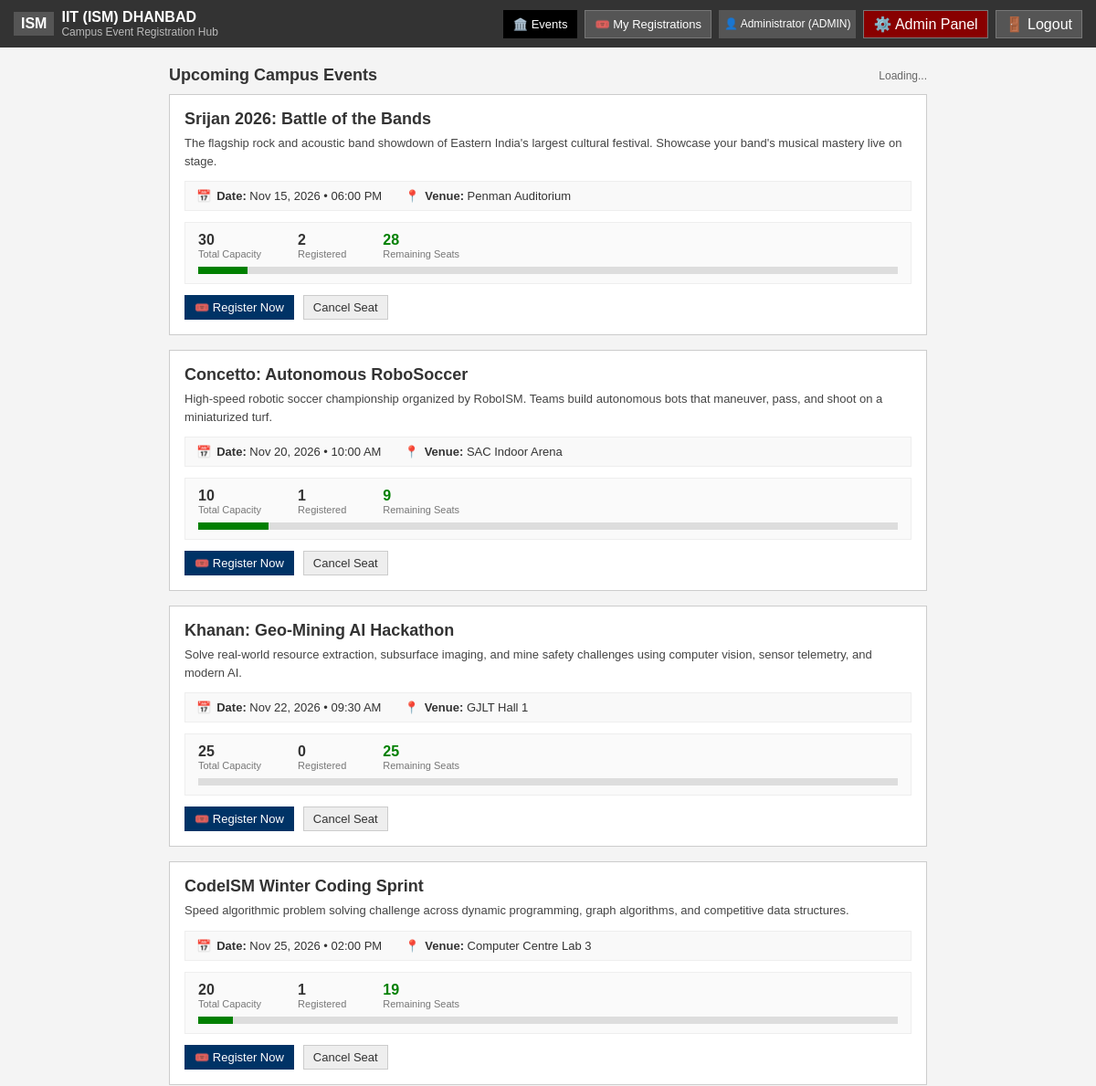
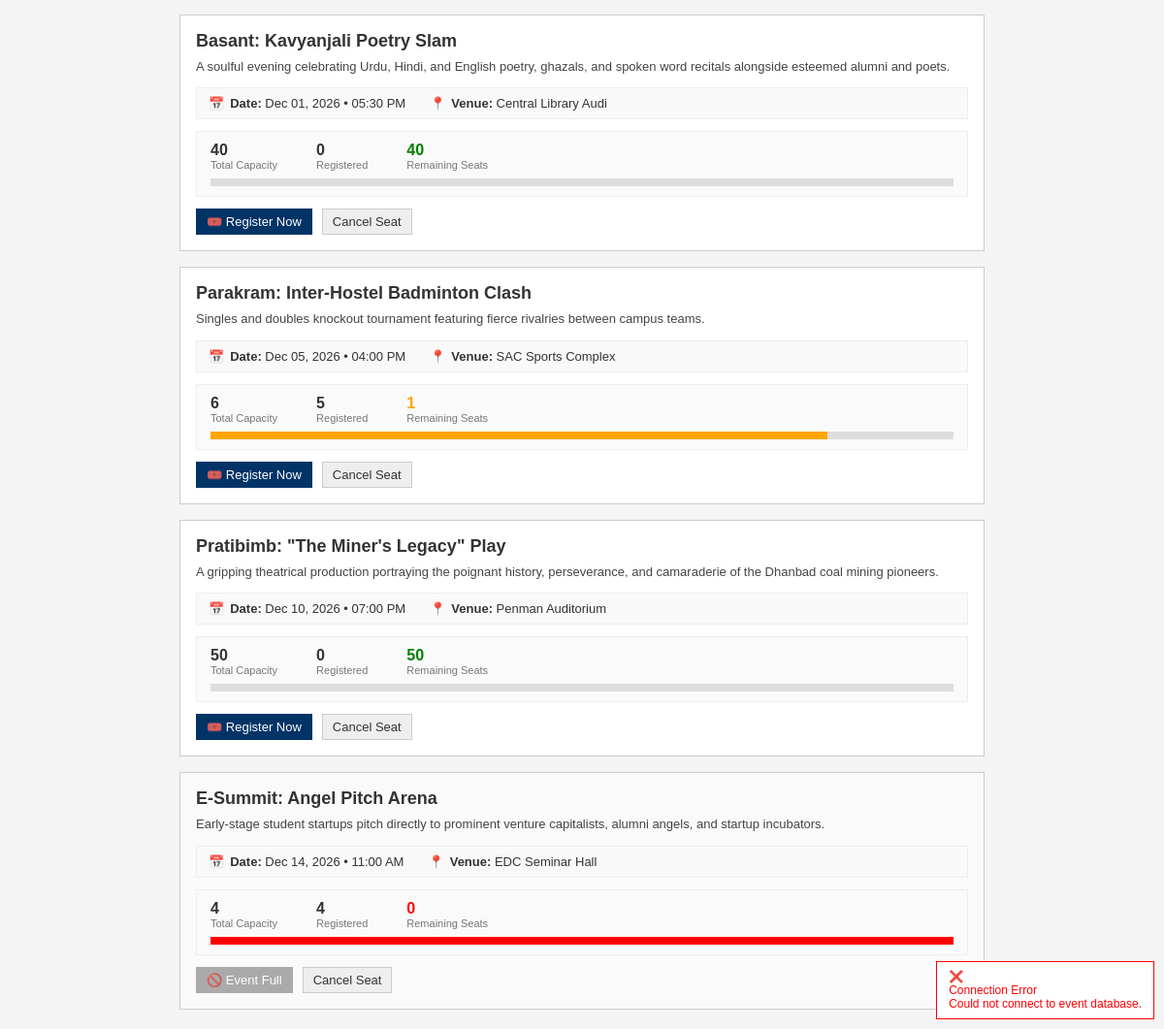
The page / (signed in) on the database its author committed (2 pictures, top to bottom).
### tables this page shows
CREATE TABLE `events` (
  `id` INT AUTO_INCREMENT PRIMARY KEY,
  `title` VARCHAR(255) NOT NULL,
  `category` VARCHAR(50) NOT NULL,
  `description` TEXT NOT NULL,
  `date_time` DATETIME NOT NULL,
  `venue` VARCHAR(255) NOT NULL,
  `capacity` INT NOT NULL,
  `created_at` TIMESTAMP DEFAULT CURRENT_TIMESTAMP
);

### index.php (the view, shortened to what this page needs)
<?php
$currentStudentName = htmlspecialchars($_SESSION["studentName"]);
$currentAdmissionNo = htmlspecialchars($_SESSION["admissionNo"]);
require_once "config/db.php";
$initialEvents = [];
try {
    $stmt = $pdo->query("
        SELECT
            e.id,
            e.title,
            e.category,
            e.description,
            e.date_time,
            e.venue,
            e.capacity,
            COUNT(r.id) AS registered_count,
            (e.capacity - COUNT(r.id)) AS remaining_seats
        FROM events e
        LEFT JOIN registrations r ON e.id = r.event_id
        GROUP BY e.id
        ORDER BY e.date_time ASC
    ");
    $initialEvents = $stmt->fetchAll();
} catch (Exception $e) {
    $initialEvents = [];
}
?>
<!DOCTYPE html>
<html lang="en">
<head>
  <link rel="stylesheet" href="assets/css/style.css?v=<?php echo time(); ?>">
</head>
<body>
  <header class="top-bar">
    <div class="top-bar-container">
      <div class="brand-section">
        <div class="crest-badge" title="Indian Institute of Technology (ISM) Dhanbad">ISM</div>
        <div class="brand-title">
          <h1>IIT (ISM) DHANBAD</h1>
          <p>Campus Event Registration Hub</p>
        </div>
      </div>
      <nav class="nav-actions">
        <button class="btn-nav active" id="navAllEvents">
          <span>🏛️</span> Events
        </button>
        <button class="btn-nav" id="navMyRegistrations">
          <span>🎟️</span> My Registrations
        </button>
        <span style="display: inline-flex; align-items: center; font-size: 12px; color: #fff; padding: 2px 6px; background: #555;">
          👤 <?php echo $currentStudentName; ?> (<?php echo $currentAdmissionNo; ?>)
        </span>
        <?php if (!empty($_SESSION["isAdmin"])): ?>
        <a href="admin.php" class="btn-nav" style="text-decoration: none; display: inline-flex; align-items: center; background: #880000; color: #fff;">
          ⚙️ Admin Panel
        </a>
        <?php endif; ?>
        <a href="logout.php" class="btn-nav" style="text-decoration: none; display: inline-flex; align-items: center;">
          🚪 Logout
        </a>
      </nav>
    </div>
  </header>
  <main class="main-wrapper page-container">
    <div class="events-section-header">
      <h2>Upcoming Campus Events</h2>
      <span class="events-count-pill" id="eventsCountPill">8 Available</span>
    </div>
    <div class="events-grid" id="eventsGrid">
      <?php foreach ($initialEvents as $event):
        $capacity = intval($event["capacity"]);
        $registered = intval($event["registered_count"]);
        $remaining = max(0, $capacity - $registered);
        $percentFilled = ($capacity > 0) ? min(100, round(($registered / $capacity) * 100)) : 100;
        $isFull = ($remaining <= 0);
        $isFillingFast = !$isFull && ($remaining <= ceil($capacity * 0.25) || $remaining <= 3);
        $progressClass = "";
        $remClass = "";
        if ($isFull) {
            $progressClass = "full";
            $remClass = "full";
        } elseif ($isFillingFast) {
            $progressClass = "fast";
            $remClass = "fast";
        }
        $dt = new DateTime($event["date_time"]);
        $formattedDate = $dt->format("M d, Y");
        $formattedTime = $dt->format("h:i A");
      ?>
      <div class="event-card <?php echo $isFull ? 'is-full' : ''; ?>" id="event-card-<?php echo $event["id"]; ?>" data-id="<?php echo $event["id"]; ?>">
        <div class="card-body">
          <h3 class="event-title"><?php echo htmlspecialchars($event["title"]); ?></h3>
          <p class="event-desc"><?php echo htmlspecialchars($event["description"]); ?></p>
          <div class="event-meta-list">
            <div class="meta-item">
              <span class="meta-icon">📅</span>
              <span><strong>Date:</strong> <?php echo $formattedDate; ?> • <?php echo $formattedTime; ?></span>
            </div>
            <div class="meta-item">
              <span class="meta-icon">📍</span>
              <span><strong>Venue:</strong> <?php echo htmlspecialchars($event["venue"]); ?></span>
            </div>
          </div>
          <div class="seat-capacity-block">
            <div class="seat-stats-row">
              <div class="stat-seat-col">
                <div class="val" id="cap-<?php echo $event["id"]; ?>"><?php echo $capacity; ?></div>
                <div class="lbl">Total Capacity</div>
              </div>
              <div class="stat-seat-col">
                <div class="val" id="reg-<?php echo $event["id"]; ?>"><?php echo $registered; ?></div>
                <div class="lbl">Registered</div>
              </div>
              <div class="stat-seat-col highlight-remaining <?php echo $remClass; ?>" id="rem-col-<?php echo $event["id"]; ?>">
                <div class="val" id="rem-<?php echo $event["id"]; ?>"><?php echo $remaining; ?></div>
                <div class="lbl">Remaining Seats</div>
              </div>
            </div>
            <div class="progress-container" title="<?php echo $percentFilled; ?>% seats filled">
              <div class="progress-bar-fill <?php echo $progressClass; ?>" id="progress-<?php echo $event["id"]; ?>" style="width: <?php echo $percentFilled; ?>%;"></div>
            </div>
          </div>
        </div>
        <div class="card-footer">
          <button class="btn-register" id="btn-reg-<?php echo $event["id"]; ?>" <?php echo $isFull ? 'disabled' : ''; ?> onclick="openRegistrationModal(<?php echo $event["id"]; ?>)">
            <?php echo $isFull ? '🚫 Event Full' : '🎟️ Register Now'; ?>
          </button>
          <button class="btn-cancel-seat" onclick="openQuickCancelModal(<?php echo $event["id"]; ?>, '<?php echo htmlspecialchars(addslashes($event["title"])); ?>')">
            Cancel Seat
          </button>
        </div>
      </div>
      <?php endforeach; ?>
    </div>
  </main>
  <div class="toast-container" id="toastContainer"></div>
</body>
</html>

### assets/css/style.css (style rules this page uses)
* { box-sizing: border-box; }
body { font-family: Arial, sans-serif; margin: 0; padding: 0; background: #f4f4f4; color: #333; }
.top-bar { background: #333; color: #fff; padding: 10px 15px; }
.top-bar-container { display: flex; justify-content: space-between; align-items: center; flex-wrap: wrap; gap: 10px; }
.brand-section { display: flex; align-items: center; gap: 8px; }
.crest-badge { background: #555; color: #fff; padding: 4px 8px; font-weight: bold; }
.brand-title h1 { margin: 0; font-size: 16px; }
.brand-title p { margin: 0; font-size: 12px; color: #bbb; }
.nav-actions { display: flex; gap: 8px; }
.btn-nav { background: #555; color: #fff; border: 1px solid #777; padding: 5px 10px; cursor: pointer; }
.btn-nav.active { background: #000; border-color: #000; }
.page-container, .main-wrapper { max-width: 860px; margin: 20px auto; padding: 0 15px; }
.events-section-header { display: flex; justify-content: space-between; align-items: center; margin-bottom: 10px; }
.events-section-header h2 { font-size: 18px; margin: 0; }
.events-count-pill { font-size: 12px; color: #666; }
.events-grid { display: flex; flex-direction: column; gap: 16px; }
.event-card { background: #fff; border: 1px solid #ccc; padding: 16px; width: 100%; box-sizing: border-box; }
.event-card.is-full { background: #fafafa; }
.event-title { font-size: 18px; margin: 0 0 6px; }
.event-desc { font-size: 13px; color: #444; margin: 0 0 12px; line-height: 1.5; }
.event-meta-list { background: #f9f9f9; border: 1px solid #eee; padding: 8px 12px; margin-bottom: 12px; font-size: 13px; display: flex; gap: 25px; flex-wrap: wrap; }
.meta-item { margin: 0; display: inline-flex; align-items: center; gap: 6px; }
.seat-capacity-block { border: 1px solid #eee; padding: 10px 14px; margin-bottom: 12px; background: #fafafa; }
.seat-stats-row { display: flex; gap: 40px; text-align: left; margin-bottom: 8px; }
.stat-seat-col .val { font-size: 16px; font-weight: bold; }
.stat-seat-col.highlight-remaining .val { color: green; }
.stat-seat-col.highlight-remaining.fast .val { color: orange; }
.stat-seat-col.highlight-remaining.full .val { color: red; }
.stat-seat-col .lbl { font-size: 11px; color: #777; }
.progress-container { width: 100%; height: 8px; background: #ddd; }
.progress-bar-fill { height: 100%; background: green; }
.progress-bar-fill.fast { background: orange; }
.progress-bar-fill.full { background: red; }
.card-footer { display: flex; gap: 10px; margin-top: 10px; }
button { cursor: pointer; padding: 5px 10px; font-size: 13px; }
.btn-primary, .btn-register { background: #003366; color: #fff; border: 1px solid #003366; }
.btn-register:disabled { background: #aaa; border-color: #aaa; cursor: not-allowed; }
.btn-secondary, .btn-cancel-seat { background: #eee; border: 1px solid #ccc; color: #333; }
.toast-container { position: fixed; bottom: 10px; right: 10px; z-index: 1000; }

### rows shown on the page
events: title "Srijan 2026: Battle of the Bands", description "The flagship rock and acoustic band showdown of Eastern India's largest cultural festival. Showcase your band's musical mastery live on stage.", date_time "Nov 15, 2026", date_time "06:00 PM", venue "Penman Auditorium", capacity "30", registered "2", remaining "28", $percentFilled 7 (drawn), shows "🎟️ Register Now"
events: title "Concetto: Autonomous RoboSoccer", description "High-speed robotic soccer championship organized by RoboISM. Teams build autonomous bots that maneuver, pass, and shoot on a miniaturized turf.", date_time "Nov 20, 2026", date_time "10:00 AM", venue "SAC Indoor Arena", capacity "10", registered "1", remaining "9", shows "🎟️ Register Now"
events: title "Khanan: Geo-Mining AI Hackathon", description "Solve real-world resource extraction, subsurface imaging, and mine safety challenges using computer vision, sensor telemetry, and modern AI.", date_time "Nov 22, 2026", date_time "09:30 AM", venue "GJLT Hall 1", capacity "25", registered "0", shows "🎟️ Register Now"
events: title "CodeISM Winter Coding Sprint", description "Speed algorithmic problem solving challenge across dynamic programming, graph algorithms, and competitive data structures.", date_time "Nov 25, 2026", date_time "02:00 PM", venue "Computer Centre Lab 3", capacity "20", registered "1", remaining "19", $percentFilled 5 (drawn), shows "🎟️ Register Now"
events: title "Basant: Kavyanjali Poetry Slam", description "A soulful evening celebrating Urdu, Hindi, and English poetry, ghazals, and spoken word recitals alongside esteemed alumni and poets.", date_time "Dec 01, 2026", date_time "05:30 PM", venue "Central Library Audi", capacity "40", registered "0", shows "🎟️ Register Now"
events: title "Parakram: Inter-Hostel Badminton Clash", description "Singles and doubles knockout tournament featuring fierce rivalries between campus teams.", date_time "Dec 05, 2026", date_time "04:00 PM", venue "SAC Sports Complex", capacity "6", registered "5", remaining "1", $percentFilled 83 (drawn), shows "🎟️ Register Now"
events: title "Pratibimb: \"The Miner's Legacy\" Play", description "A gripping theatrical production portraying the poignant history, perseverance, and camaraderie of the Dhanbad coal mining pioneers.", date_time "Dec 10, 2026", date_time "07:00 PM", venue "Penman Auditorium", capacity "50", registered "0", shows "🎟️ Register Now"
events: title "E-Summit: Angel Pitch Arena", description "Early-stage student startups pitch directly to prominent venture capitalists, alumni angels, and startup incubators.", date_time "Dec 14, 2026", date_time "11:00 AM", venue "EDC Seminar Hall", capacity "4", registered "4", remaining "0", $percentFilled 100 (drawn), shows "🚫 Event Full"

### other values the page prints
$currentStudentName "Administrator"
$currentAdmissionNo "ADMIN"
